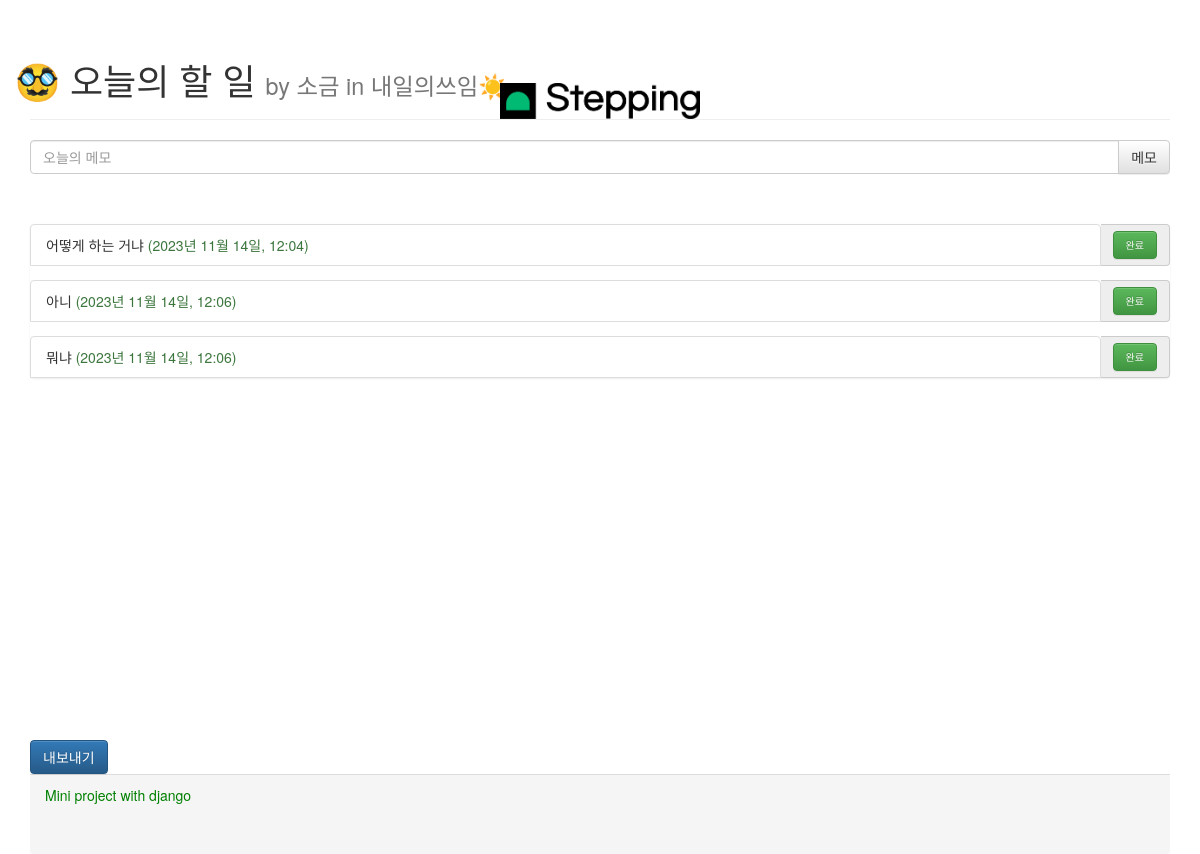
/, run on an earlier commit of the app's database.
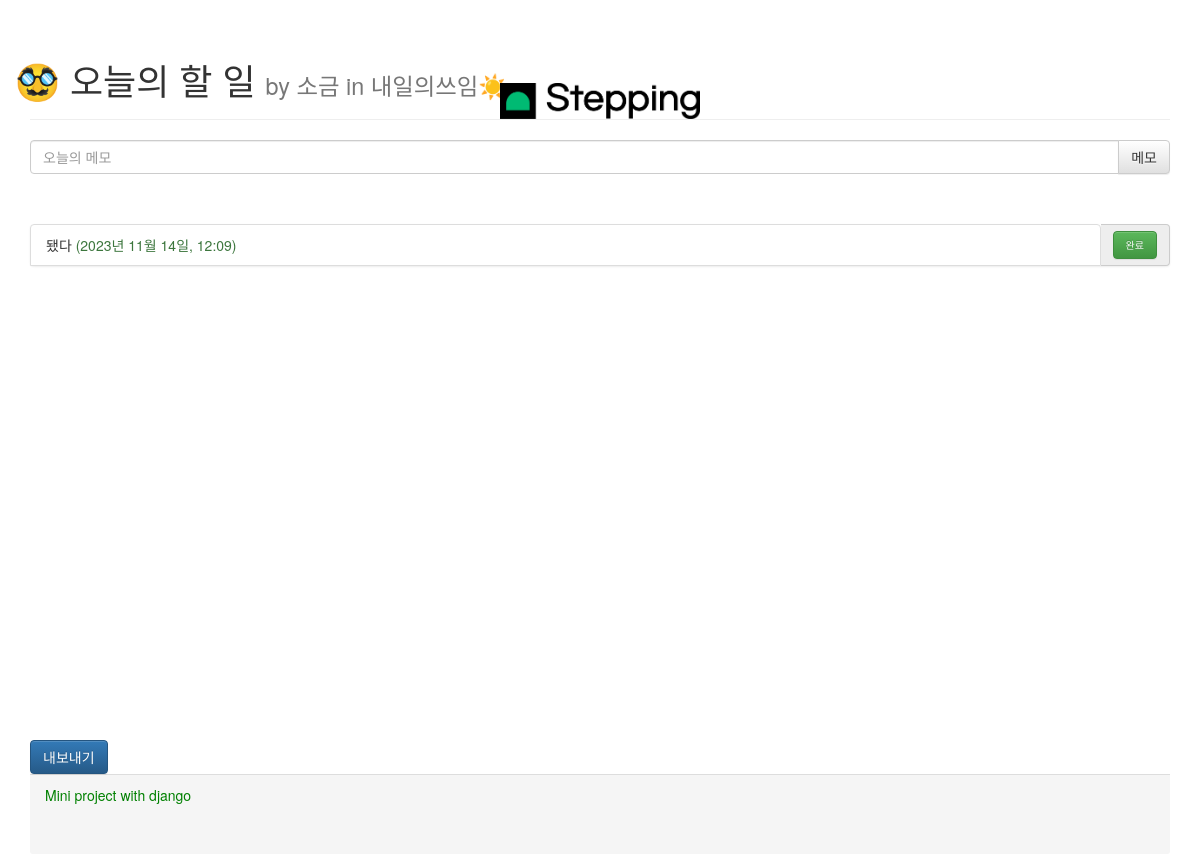
And on a later commit of the database.
### my_to_do_app/models.py (models this page shows)
class Todo(models.Model):
    content = models.CharField(max_length=225)
    created_at=models.DateTimeField(auto_now_add=True)

### my_to_do_app/views.py (the view)
# urls.py: path('', views.index, name='index'),
def index(request):
    todos = Todo.objects.all()
    print("From DB:", todos)
    content= {'todos': todos }
    return render(request, "my_to_do_app/index.html", content)

### my_to_do_app/templates/my_to_do_app/index.html (shortened to what this page needs)
{% load static %}
<html lang="ko">
<head>
    <link rel="stylesheet" href="https://maxcdn.bootstrapcdn.com/bootstrap/3.3.2/css/bootstrap.min.css">
    <link rel="stylesheet" href="https://maxcdn.bootstrapcdn.com/bootstrap/3.3.2/css/bootstrap-theme.min.css">
    <link rel="stylesheet" href="{% static 'css/styles.css' %}">
</head>
<body>
    <div class="container">
        <div class="header">
            <div class="page-header text center">
                <div class="row">
                    <div class="col-12">
                        <div class=" text-center">
                            <img src="{% static 'images/logo.png' %}" alt="로고" style="width: 200px;" class="centered-image">
                        </div>
                    </div>
                </div>
                <div class="row">
                    <div class="col-12 text-left">
                        <h1>🥸 오늘의 할 일 <small> by 소금 in 내일의쓰임☀️ </small></h1>
                    </div>
                </div>
            </div>
        </div>
        <div class="content">
            <div class="messageDiv">
                <form action='/createTodo/' method="POST">{% csrf_token %}
                    <div class="input-group">
                        <input id="todoContent" name="todoContent" type="text" class="form-control" placeholder="오늘의 메모">
                        <span class="input-group-btn">
                            <button class="btn btn-default" type="submit">메모</button>
                        </span>
                    </div>
                </form>
            </div>
            <div class="toDoDiv">
                <ul class="list-group">
                    {% for todo in todos %}
                    <form action="./deleteTodo" method="GET">
                        <div class="input-group" name='todo1'>
                            <li class="list-group-item">
                                {{ todo.content }}
                                <span class="text-success">({{ todo.created_at|date:"Y년 F d일, H:i" }})</span>
                            </li>
                            <span class="input-group-addon">
                                <button type="submit" class="custom-btn btn btn-success">완료</button>
                            </span>
                        </div>
                    </form>
                    {% endfor %}
                </ul>
            </div>
        </div>
        <div class="exportDiv">
        <a href="{% url 'exportToExcel' %}" class="btn btn-primary" download>내보내기</a>
        </div>
        <div class="panel-footer">
            Mini project with django
        </div>
    </div>
</body>
</html>

### my_to_do_app/static/css/styles.css (style rules this page uses)
.header { text-align: center; }
.page-header { position: relative; }
.page-header img { position: absolute; bottom: 0; left: 50%; transform: translateX(-50%); }

### my_to_do_app/templates/my_to_do_app/index.html (style rules this page uses)
.content { height: 75%; }
.messageDiv { margin-top: 20px; margin-bottom: 50px; }
.custom-btn { font-size: 10px; }
.panel-footer { height: 10%; color: green; }

What changed in the data, as far as the page shows it:
removed Todo: content "어떻게 하는 거냐", created_at "2023년 11월 14일, 12:04"
removed Todo: content "아니", created_at "2023년 11월 14일, 12:06"
removed Todo: content "뭐냐", created_at "2023년 11월 14일, 12:06"
added Todo: content "됐다", created_at "2023년 11월 14일, 12:09"
